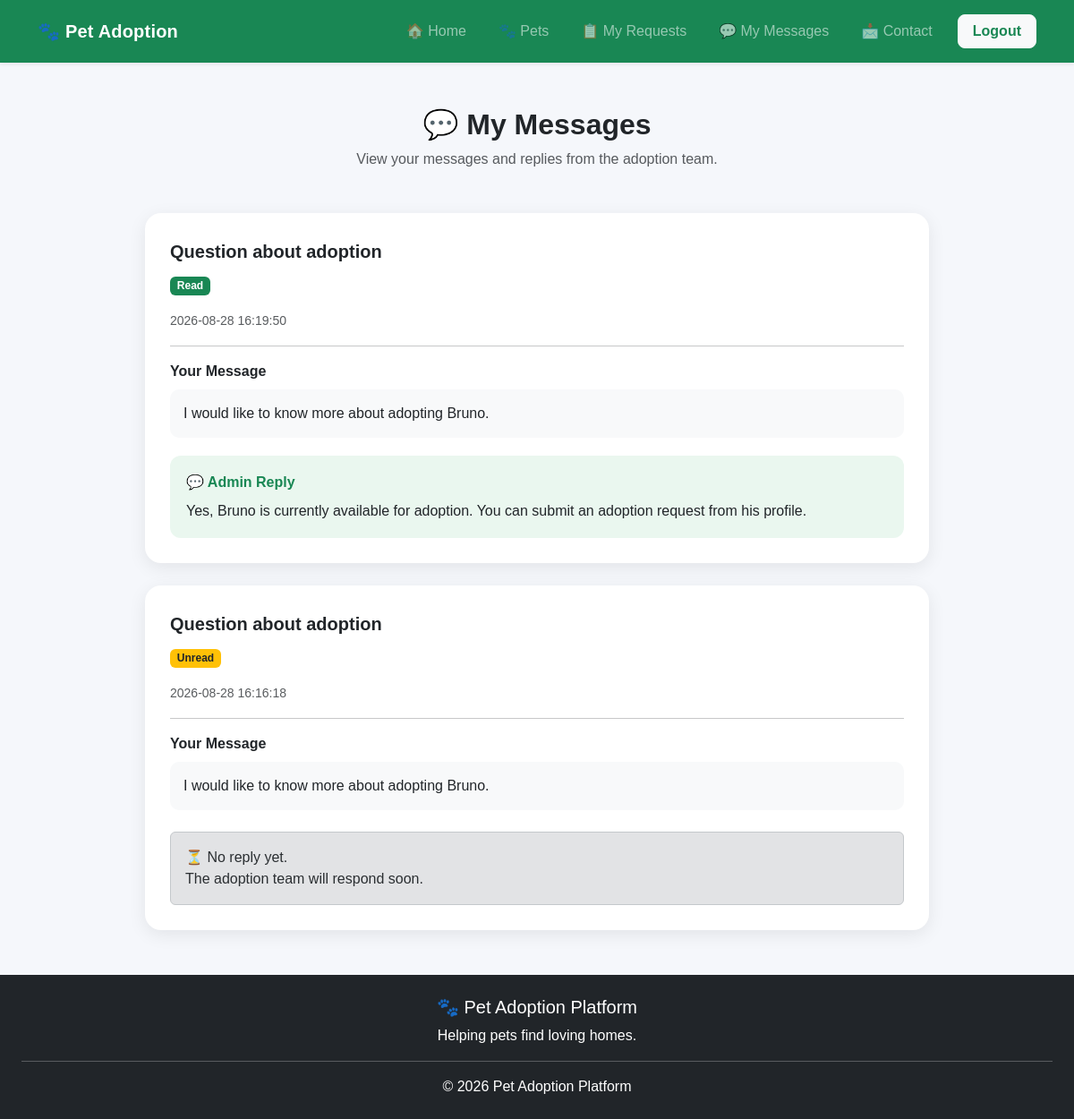
Page /my-messages (signed in) on the committed database.
### tables this page shows
CREATE TABLE messages(
            id INTEGER PRIMARY KEY AUTOINCREMENT,
            user_id INTEGER,
            name TEXT,
            email TEXT,
            subject TEXT,
            message TEXT,
            status TEXT DEFAULT 'Unread',
            reply TEXT,
            created_at TEXT
        , shelter_id INTEGER, pet_id INTEGER);

### app.py (the view)
@app.route('/my-messages')
def my_messages():
    if 'user' not in session:
        return redirect(url_for('login'))
    user_id = session.get('user_id')
    conn = sqlite3.connect("database.db")
    cursor = conn.cursor()
    cursor.execute("""
        SELECT
            id,
            name,
            email,
            subject,
            message,
            status,
            reply,
            created_at
        FROM messages
        WHERE user_id = ?
        ORDER BY id DESC
    """, (user_id,))
    user_messages = cursor.fetchall()
    conn.close()
    return render_template("my_messages.html", messages=user_messages)

### templates/my_messages.html (shortened to what this page needs)
<!DOCTYPE html>
<html lang="en">
<head>
    <link
        href="https://cdn.jsdelivr.net/npm/bootstrap@5.3.3/dist/css/bootstrap.min.css"
        rel="stylesheet"
    >
</head>
<body>
{% include 'navbar.html' %}
<div class="container messages-container">
    <h2 class="text-center page-title">
        💬 My Messages
    </h2>
    <p class="text-center text-muted mb-5">
        View your messages and replies from the adoption team.
    </p>
    {% if messages %}
        {% for msg in messages %}
        <div class="message-card">
            <div class="subject">
                {{ msg[3] }}
            </div>
            <div class="mb-3">
                {% if msg[5] == 'Unread' %}
                    <span class="badge bg-warning text-dark">
                        Unread
                    </span>
                {% else %}
                    <span class="badge bg-success">
                        Read
                    </span>
                {% endif %}
            </div>
            <small class="text-muted">
                {{ msg[7] }}
            </small>
            <hr>
            <div class="message-label">
                Your Message
            </div>
            <div class="user-message">
                {{ msg[4] }}
            </div>
            {% if msg[6] %}
            <div class="reply-box">
                <div class="reply-title">
                    💬 Admin Reply
                </div>
                <p class="mb-0 mt-2">
                    {{ msg[6] }}
                </p>
            </div>
            {% else %}
            <div class="alert alert-secondary mt-4 mb-0">
                ⏳ No reply yet.
                <br>
                The adoption team will respond soon.
            </div>
            {% endif %}
        </div>
        {% endfor %}
    {% endif %}
</div>
{% include 'footer.html' %}
</body>
</html>

### templates/my_messages.html (style rules this page uses)
body { background: #f5f7fb; font-family: Arial, sans-serif; }
.messages-container { max-width: 900px; margin: 50px auto; }
.page-title { font-weight: 700; }
.message-card { background: white; border-radius: 18px; padding: 28px; margin-bottom: 25px; box-shadow: 0 5px 20px rgba(0,0,0,0.08); }
.subject { font-size: 20px; font-weight: 700; margin-bottom: 10px; }
.message-label { font-weight: 600; }
.user-message { background: #f8f9fa; padding: 15px; border-radius: 10px; margin-top: 8px; }
.reply-box { background: #eaf7ef; padding: 18px; border-radius: 12px; margin-top: 20px; }
.reply-title { color: #198754; font-weight: 700; }

### rows in the picture
messages: subject "Question about adoption", status "Read", created_at "2026-08-28 16:19:50", message "I would like to know more about adopting Bruno.", reply "Yes, Bruno is currently available for adoption. You can submit an adoption request from his profile."
messages: subject "Question about adoption", status "Unread", created_at "2026-08-28 16:16:18", message "I would like to know more about adopting Bruno.", shows "⏳ No reply yet."
